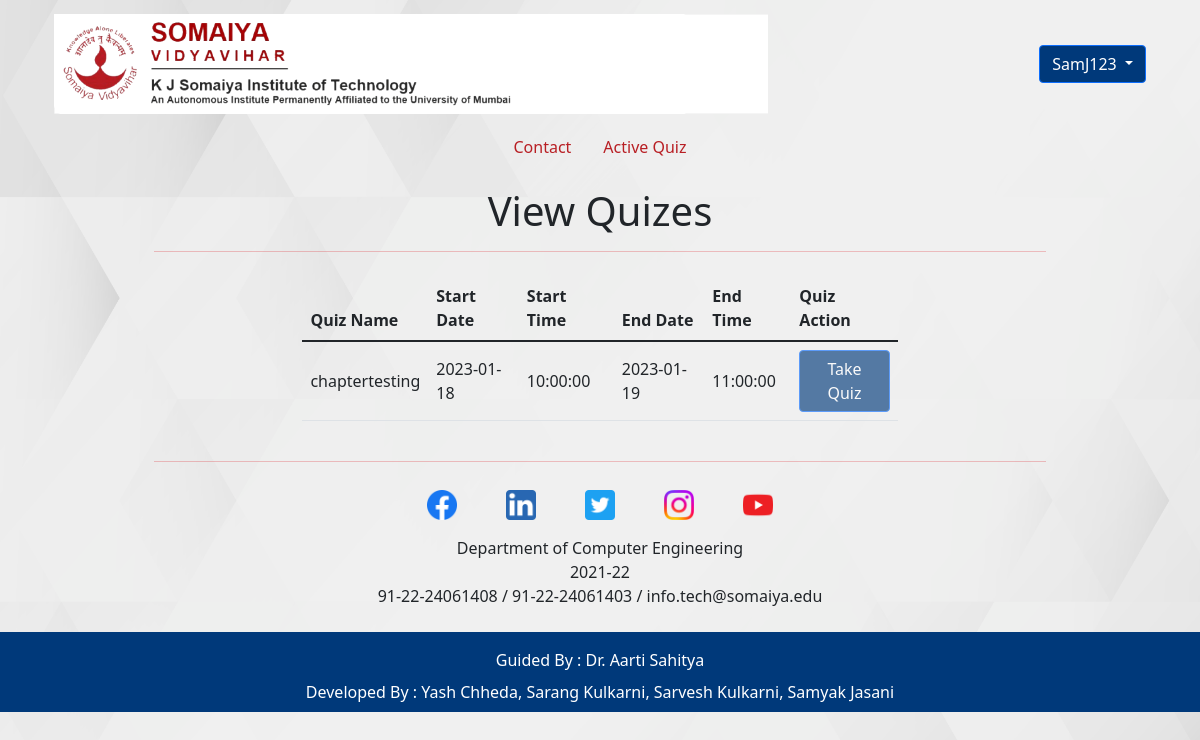
The app's page /ActiveQuiz.php (signed in), older data.
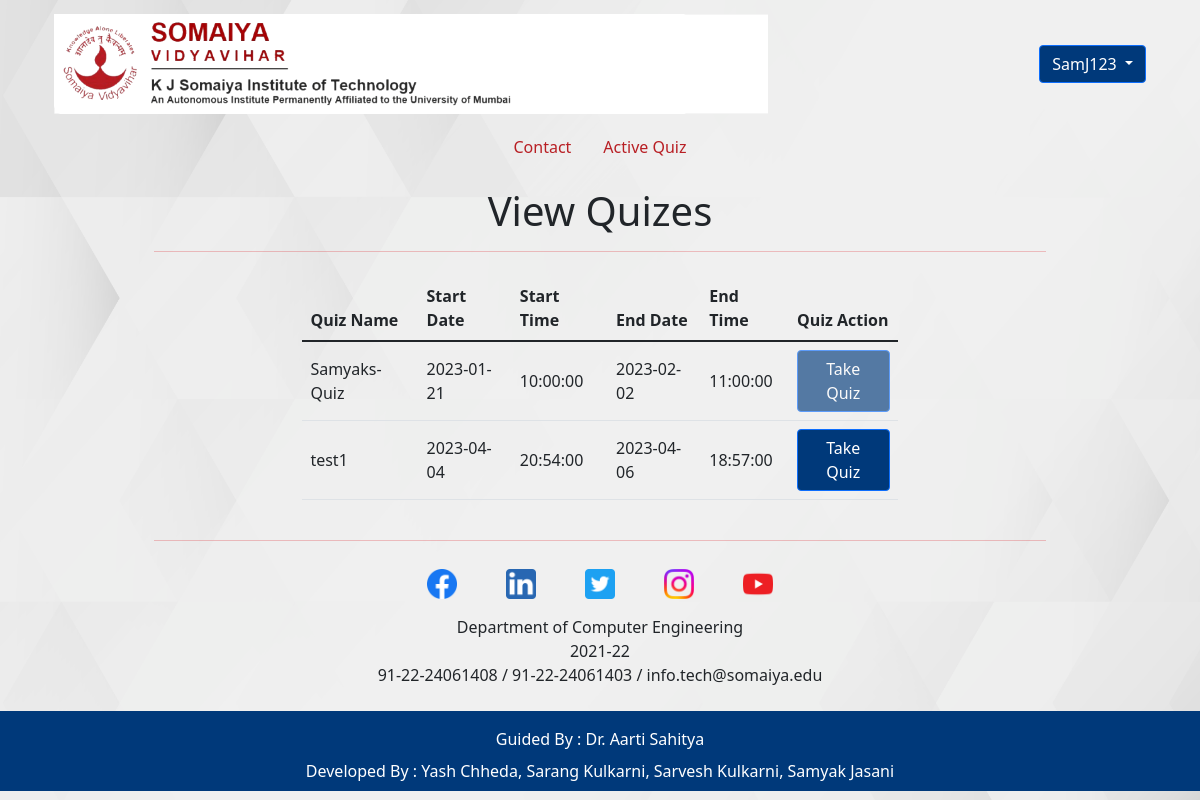
The same page, newer data.
### tables this page shows
CREATE TABLE `cstm_quizes` (
  `id` int(11) NOT NULL,
  `name` varchar(20) NOT NULL,
  `start_date` date NOT NULL,
  `start_time` time NOT NULL,
  `end_date` date NOT NULL,
  `end_time` time NOT NULL,
  `dt` timestamp NOT NULL DEFAULT current_timestamp()
);

### ActiveQuiz.php (the view, shortened to what this page needs)
<?php
include('_dbconnect.php');
$quizesAvialable = mysqli_query($conn, "SELECT * FROM `cstm_quizes` ORDER BY `start_date`");
?>
<!DOCTYPE html>
<html lang="en">
<head>
    <link href="https://cdn.jsdelivr.net/npm/bootstrap@5.1.3/dist/css/bootstrap.min.css" rel="stylesheet">
    <link rel="stylesheet" href="/syss/assets/style.css">
</head>
<body oncontextmenu="return false;" style="background-image: url('assets/images/default_bg.jpg'); height: 100vh">
    <?php
    require "_header.php";
    ?>
    <div id="contact" class="container position-relative">
        <div class="form-container">
            <div>
                <h1 class="text-center">View Quizes</h1>
            </div>
            <hr style="color:#D91A21;">
            <div class="d-flex justify-content-evenly">
                <div class="d-inline-block my-2 col-md-8">
                    <div class="table-responsive">
                        <?php
                        if (mysqli_num_rows($quizesAvialable) > 0) {
                            echo '<table class="table table-hover table-bordereless">
                                    <thead>
                                        <tr>
                                            <th scope="col">Quiz Name</th>
                                            <th scope="col">Start Date</th>
                                            <th scope="col">Start Time</th>
                                            <th scope="col">End Date</th>
                                            <th scope="col">End Time</th>
                                            <th scope="col">Quiz Action</th>
                                        </tr>
                                    </thead>
                                    <tbody>';
                            while ($row = mysqli_fetch_array($quizesAvialable)) {
                                $todaydate = date("Y-m-d");
                                $date_diff_start = date_diff(date_create($todaydate), date_create($row['start_date']))->format("%R%a");
                                $date_diff_end = date_diff(date_create($row['end_date']), date_create($todaydate))->format("%R%a");
                                echo '  <tr class="align-middle">
                                            <td>' . $row['name'] . '</td>
                                            <td>' . $row['start_date'] . '</td>
                                            <td>' . $row['start_time'] . '</td>
                                            <td>' . $row['end_date'] . '</td>
                                            <td>' . $row['end_time'] . '</td>
                                            <td>' . '<button type="button" class="btn btn-primary w-100" style="background-color: #00397A;"';
                                if (($date_diff_start >= 0) and ($date_diff_end <= 0)) {
                                } else {
                                    echo 'disabled';
                                }
                                echo '>Take Quiz</button>' . '</td>
                                            </tr>';
                            }
                            echo '
                            </tbody>
                            </table>';
                        } else {
                            echo '<h4 class="text-center">No quizes uploaded yet !!!</h4>';
                        };
                        ?>
                    </div>
                </div>
            </div>
            <hr style="color:#D91A21;">
        </div>
    </div>
    <?php require "_footer.php" ?>
</body>
</html>

### _header.php (shortened to what this page needs)
<header>
    <div class="container">
        <nav class="navbar navbar-expand-lg">
            <div class="container-fluid">
                <a class="navbar-brand" href="index.php">
                    <img src="/syss/assets/images/longlogo.png" alt="" height="100" class="d-inline-block align-text-top">
                </a>
                <div class="navbar-text">
                    <div class="btn-group">
                        <button type="button" class="btn btn-primary dropdown-toggle" style="background-color: #00397A;" data-bs-toggle="dropdown" aria-expanded="false">
                            <?php echo $_SESSION['username']; ?>
                        </button>
                    </div>
                </div>
        </nav>
    </div>
    <div class="container mb-2">
        <ul class="nav justify-content-center">
            <?php
            if ($_SESSION['loggedin_user'] == true) {
                echo
                '<li class=" nav-item"><a class="sub-nav-links nav-link" href="Index.php#contact">Contact</a></li>
                <li class=" nav-item"><a class="sub-nav-links nav-link" href="ActiveQuiz.php">Active Quiz</a></li>';
            };
            ?>
        </ul>
    </div>
</header>

### _footer.php
<footer class="mt-auto">
    <div class="container d-flex p-2">
        <div class="mx-auto d-flex flex-column justify-content-center align-content-around">
            <ul class="d-flex justify-content-evenly" style="list-style: none; padding-left: 0;">
                <li><a href="https://www.facebook.com/kjsieitofficial" target="_blank"><img src="/syss/assets/images/icon_fb.png" alt="" style="max-width: 30px;"></a></li>
                <li><a href="https://www.linkedin.com/in/kjsieit/" target="_blank"><img src="/syss/assets/images/icon_linkedin.png" alt="" style="max-width: 30px;"></a></li>
                <li><a href="https://twitter.com/kjsieit1" target="_blank"><img src="/syss/assets/images/icon_twitter.png" alt="" style="max-width: 30px;"></a></li>
                <li><a href="https://www.instagram.com/kjsit_official/" target="_blank"><img src="/syss/assets/images/icon_insta.png" alt="" style="max-width: 30px;"></a></li>
                <li><a href="https://www.youtube.com/kjsieitofficial" target="_blank"><img src="/syss/assets/images/icon_yt.png" alt="" style="max-width: 30px;"></a></li>
            </ul>
            <div>
                <p class="fw-light text-center my-0">Department of Computer Engineering</p>
                <p class="fw-light text-center my-0">2021-22</p>
            </div>
            <p class="text-center text-dark" style="font-size: medium"><a href="tel:91-22-24061408">91-22-24061408</a> / <a href="tel:912224061403">91-22-24061403</a> / <a href="mailto:info.tech@somaiya.edu">info.tech@somaiya.edu</a></p>
        </div>
    </div>
    <div class="container-fluid text-center text-white" style="background-color: #00397A; padding: 1vh;">
        <p class="footer-links my-2">Guided By : <a href="">Dr. Aarti Sahitya</a></p>
        <p class="footer-links m-0">Developed By : <a href="">Yash Chheda</a>, <a href="">Sarang Kulkarni</a>, <a href="">Sarvesh Kulkarni</a>, <a href="">Samyak Jasani</a></p>
    </div>
</footer>

### assets/style.css (style rules this page uses)
* { margin: 0; padding: 0; box-sizing: border-box; }
body { background-repeat: no-repeat; background-attachment: fixed; background-size: cover; }
a, a:active, a:hover { text-decoration: none; color: inherit; }
.sub-nav-links { color: #B81F24; }
.form-container { width: 80%; margin: 20px auto; }
p.footer-links a { color: inherit; transition: 100ms; }

Row changes from the older to the newer data that the page shows:
changed cstm_quizes: name "chaptertesting" → "Samyaks-Quiz"; start_date "2023-01-18" → "2023-01-21"; end_date "2023-01-19" → "2023-02-02"
added cstm_quizes: name "test1", start_date "2023-04-04", start_time "20:54:00", end_date "2023-04-06", end_time "18:57:00"
